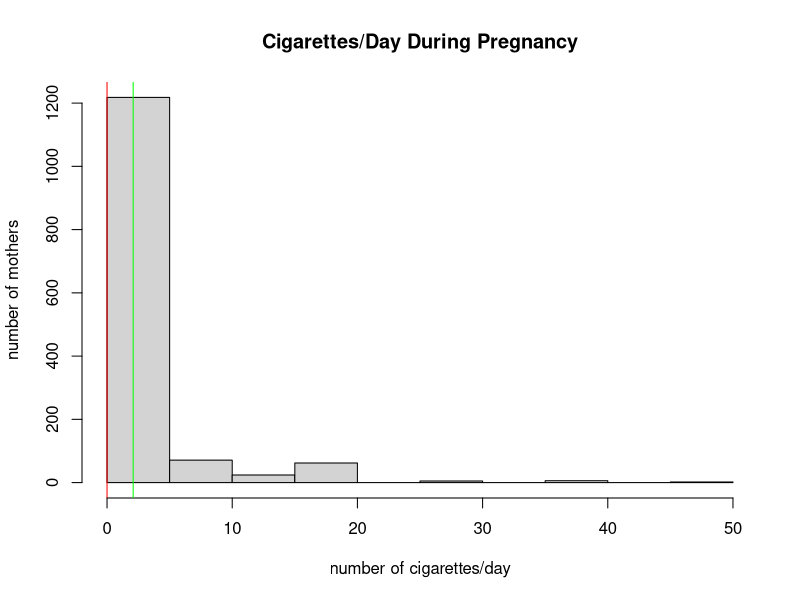
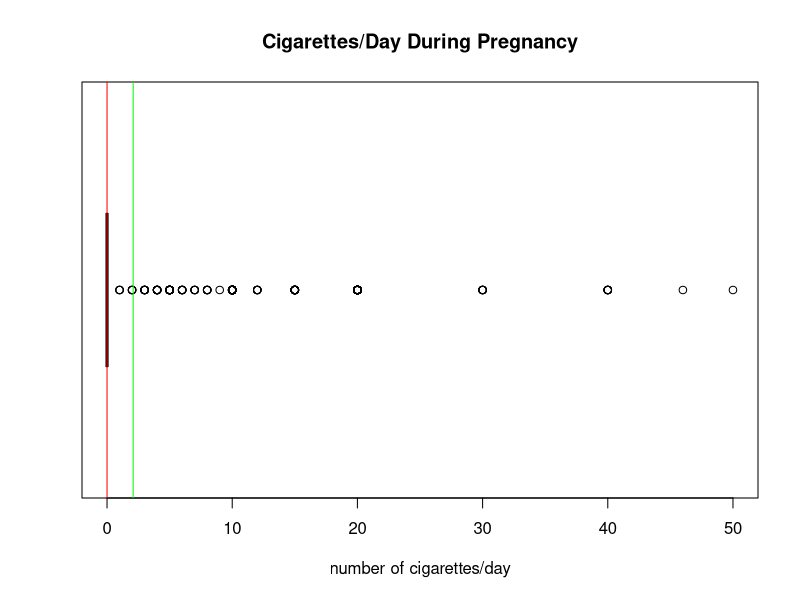
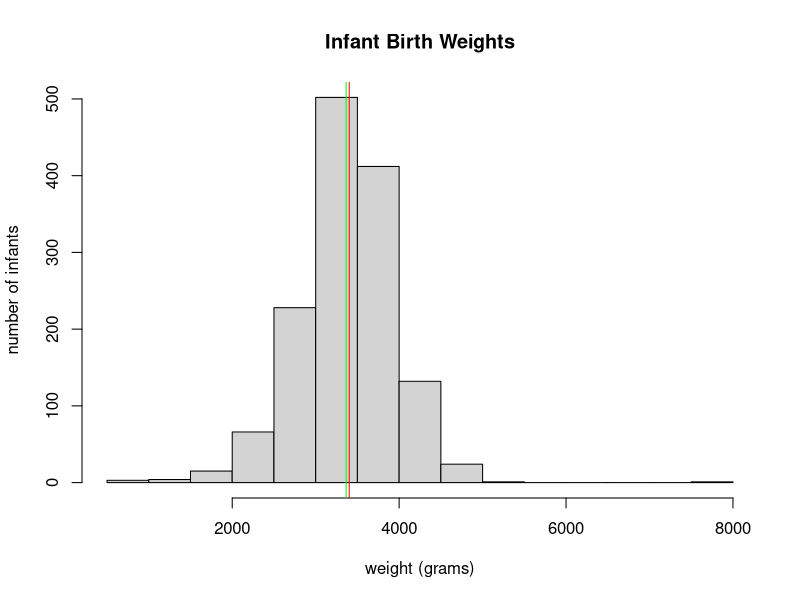
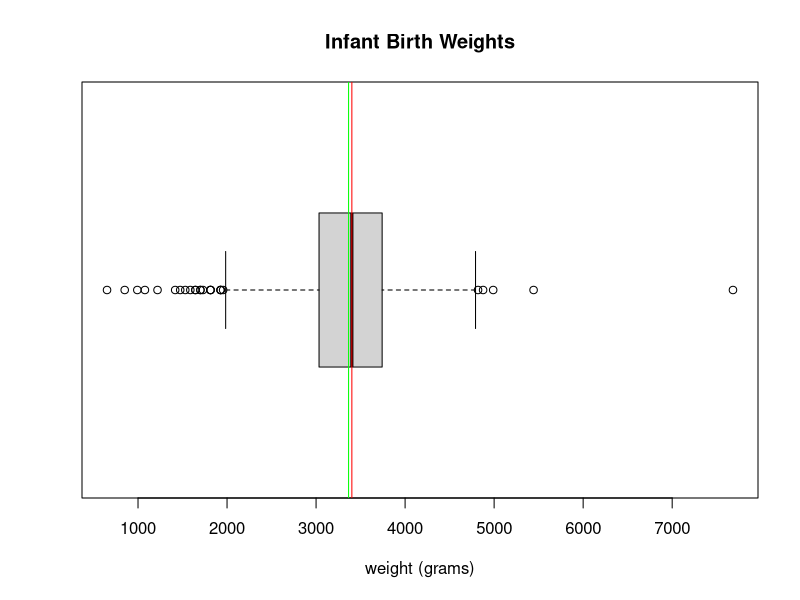
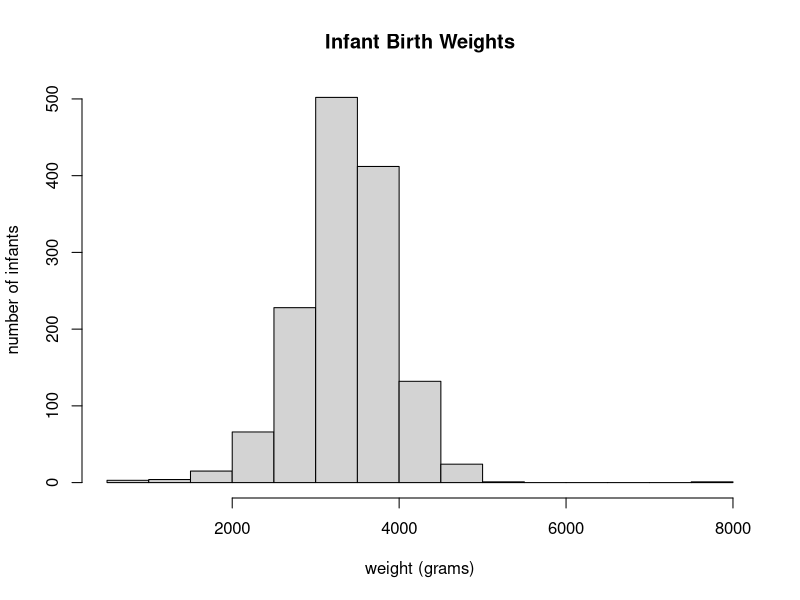
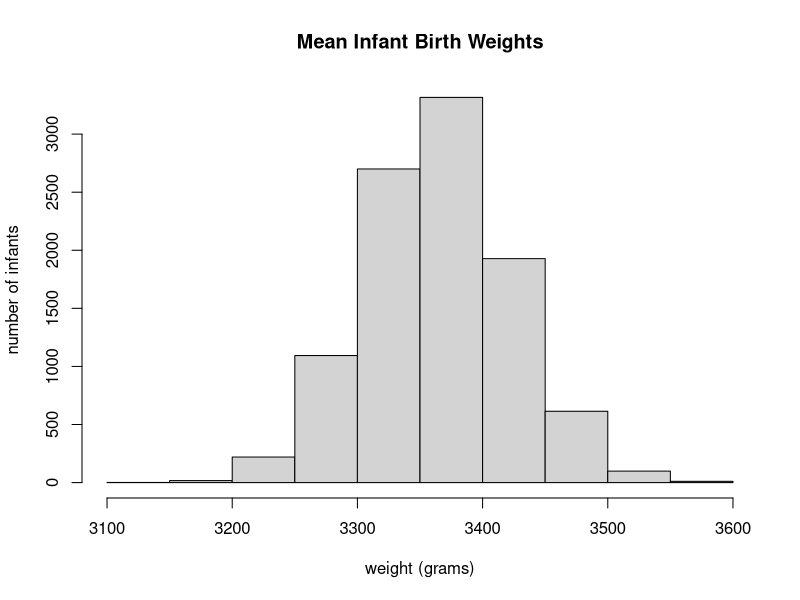
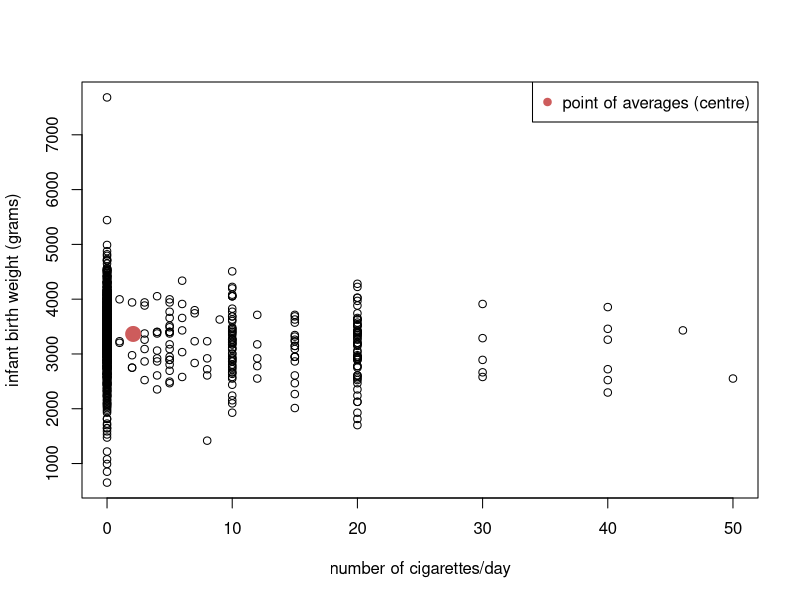
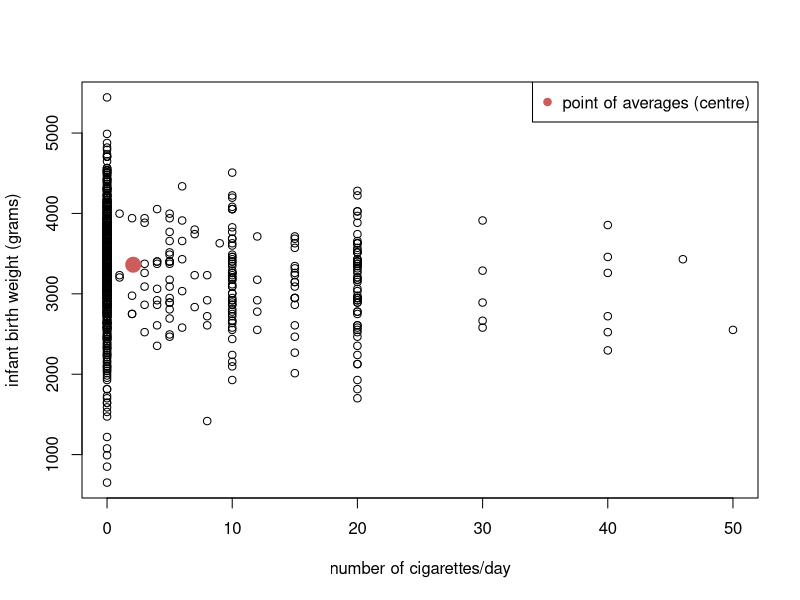

Recreate these plots in R, in order.
## ---- chunk 1
# Data interested to know: infant birth weight vs. mother's smoking behavior
data <- read.csv("Bwghtgrams.csv", header = T)
head(data, n = 2)
## ---- chunk 2
# Dimension of the original data
dim(data)
# Structure of the original data
str(data)
## ---- chunk 3
# Variables interested to know:
# Independent variable: cigs - number of cigarettes per day that an infant’s mother smoked during pregnancy
cigs <- data$cigs
# Dependent variable: bwghtgrams - infant birth weights in grams
bwghtgrams <- data$bwghtgrams 
## ---- chunk 4
# Structure
str(cigs)
# Statistics
summary(cigs)
# Graphical Summary - Histogram
hist(cigs, main = "Cigarettes/Day During Pregnancy", xlab = "number of cigarettes/day", ylab = "number of mothers")
abline(v = mean(cigs), col = "green")
abline(v = median(cigs), col = "red")
# Graphical Summary - Boxplot
boxplot(cigs, main = "Cigarettes/Day During Pregnancy", xlab = "number of cigarettes/day", horizontal = T)
abline(v = mean(cigs), col = "green")
abline(v = median(cigs), col = "red")
## ---- chunk 5
# Structure
str(bwghtgrams)
# Statistics
summary(bwghtgrams)
# Graphical Summary - Histogram
hist(bwghtgrams, main = "Infant Birth Weights", xlab = "weight (grams)", ylab = "number of infants")
abline(v = mean(bwghtgrams), col = "green")
abline(v = median(bwghtgrams), col = "red")
# Graphical Summary - Boxplot
boxplot(bwghtgrams, main = "Infant Birth Weights", xlab = "weight (grams)", horizontal = T)
abline(v = mean(bwghtgrams), col = "green")
abline(v = median(bwghtgrams), col = "red")
## ---- chunk 6
# Distribution of infant birth weights
hist(bwghtgrams, main = "Infant Birth Weights", xlab = "weight (grams)", ylab = "number of infants")
## ---- chunk 7
# Random sample generated based on the bwghtgrams data
sample(bwghtgrams, 100, replace = TRUE)
## ---- chunk 8
# Mean of this random sample
mean(sample(bwghtgrams, 100, replace = TRUE))
## ---- chunk 9
# Replicate this mean 10000 times
set.seed(1)
mean_weight <- replicate(10000, mean(sample(bwghtgrams, 100, replace = TRUE)))
## ---- chunk 10
# Distribution of replicated sample mean
hist(mean_weight, main = "Mean Infant Birth Weights", xlab = "weight (grams)", ylab = "number of infants")
## ---- chunk 11
# Scatter plot of bwghtgrams vs. cigs
plot(cigs, bwghtgrams, xlab = "number of cigarettes/day", ylab = "infant birth weight (grams)")
points(mean(cigs), mean(bwghtgrams), col = "indianred", pch = 19, cex = 2)
legend("topright", c("point of averages (centre)"), col = "indianred", pch = 19)
## ---- chunk 12
# Data cleaning: there seems to be an outlier with an infant birth weight greater than 7000 grams
data2 <- data[data$bwghtgrams<7000,]
cigs <- data2$cigs
bwghtgrams <- data2$bwghtgrams
plot(cigs, bwghtgrams, xlab = "number of cigarettes/day", ylab = "infant birth weight (grams)")
points(mean(cigs), mean(bwghtgrams), col = "indianred", pch = 19, cex = 2)
legend("topright", c("point of averages (centre)"), col = "indianred", pch = 19)
## ---- chunk 13
# Correlation coefficient
cor(cigs, bwghtgrams)
## ---- chunk 14
# Linear model
lm(bwghtgrams~cigs)
## ---- chunk 15
# Linear model regression line
model <- lm(bwghtgrams~cigs)
model$coeff
## ---- chunk 16
# Plot with regression line
plot(cigs, bwghtgrams, xlab = "number of cigarettes", ylab = "infant birth weight (grams)")
abline(lm(bwghtgrams~cigs), col = "green")
legend("topright", c("regression line: bwghtgrams on cigs"), col = "green", lty = 1)
## ---- chunk 17
# Residuals vs. predicted y
preds <- predict(model)
resids <- residuals(model)
plot(preds, resids, xlab = "predicted y", ylab = "residuals")
## ---- chunk 18
# Residual plot
plot(model$residuals, main = "Residuals Plot")
abline(h = 0, col = "red")
